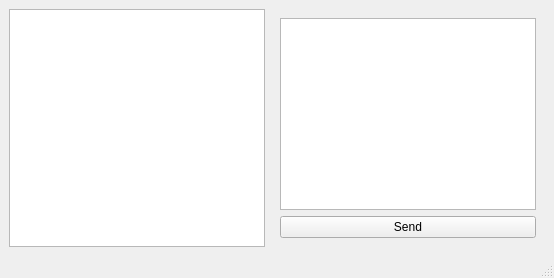
<?xml version="1.0" encoding="UTF-8"?>
<ui version="4.0">
  <class>ChatWindow</class>
  <widget class="QMainWindow" name="ChatWindow">
    <property name="windowTitle">
      <string>Chat Window</string>
    </property>
    <widget class="QWidget" name="centralwidget">
      <layout class="QHBoxLayout" name="horizontalLayout">
        <item>
          <widget class="QListWidget" name="friendList">
            <property name="sizePolicy">
              <sizepolicy hsizetype="Preferred" vsizetype="Expanding">
                <horstretch>0</horstretch>
                <verstretch>0</verstretch>
              </sizepolicy>
            </property>
            <property name="maximumWidth">
              <number>200</number>
            </property>
            <property name="autoFillBackground">
              <bool>true</bool>
            </property>
            <property name="frameShape">
              <enum>QFrame::StyledPanel</enum>
            </property>
            <property name="frameShadow">
              <enum>QFrame::Raised</enum>
            </property>
          </widget>
        </item>
        <item>
          <widget class="QWidget" name="messageWidget">
            <layout class="QVBoxLayout" name="verticalLayout">
              <item>
                <widget class="QTextEdit" name="messageBox"/>
              </item>
              <item>
                <widget class="QPushButton" name="sendButton">
                  <property name="text">
                    <string>Send</string>
                  </property>
                </widget>
              </item>
            </layout>
          </widget>
        </item>
      </layout>
    </widget>
    <widget class="QStatusBar" name="statusbar"/>
    <widget class="QMenuBar" name="menubar">
      <property name="geometry">
        <rect>
          <x>0</x>
          <y>0</y>
          <width>400</width>
          <height>22</height>
        </rect>
      </property>
    </widget>
  </widget>
  <resources/>
  <connections/>
</ui>
